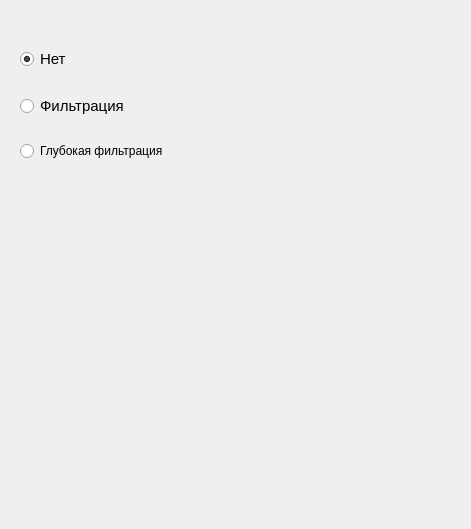
      <widget class="QWidget" name="page_5">
       <property name="geometry">
        <rect>
         <x>0</x>
         <y>0</y>
         <width>471</width>
         <height>529</height>
        </rect>
       </property>
       <attribute name="label">
        <string>Фильтрация</string>
       </attribute>
       <widget class="QWidget" name="gridLayoutWidget_12">
        <property name="geometry">
         <rect>
          <x>20</x>
          <y>30</y>
          <width>331</width>
          <height>151</height>
         </rect>
        </property>
        <layout class="QGridLayout" name="gridLayout_8">
         <item row="0" column="0">
          <widget class="QRadioButton" name="no_smooth">
           <property name="font">
            <font>
             <pointsize>11</pointsize>
             <weight>50</weight>
             <bold>false</bold>
            </font>
           </property>
           <property name="text">
            <string>Нет</string>
           </property>
           <property name="checked">
            <bool>true</bool>
           </property>
           <attribute name="buttonGroup">
            <string notr="true">group_smooth</string>
           </attribute>
          </widget>
         </item>
         <item row="1" column="0">
          <widget class="QRadioButton" name="smooth">
           <property name="font">
            <font>
             <pointsize>11</pointsize>
             <weight>50</weight>
             <bold>false</bold>
            </font>
           </property>
           <property name="text">
            <string>Фильтрация</string>
           </property>
           <attribute name="buttonGroup">
            <string notr="true">group_smooth</string>
           </attribute>
          </widget>
         </item>
         <item row="2" column="0">
          <widget class="QRadioButton" name="smooth_more">
           <property name="text">
            <string>Глубокая фильтрация</string>
           </property>
           <attribute name="buttonGroup">
            <string notr="true">group_smooth</string>
           </attribute>
          </widget>
         </item>
        </layout>
       </widget>
      </widget>
